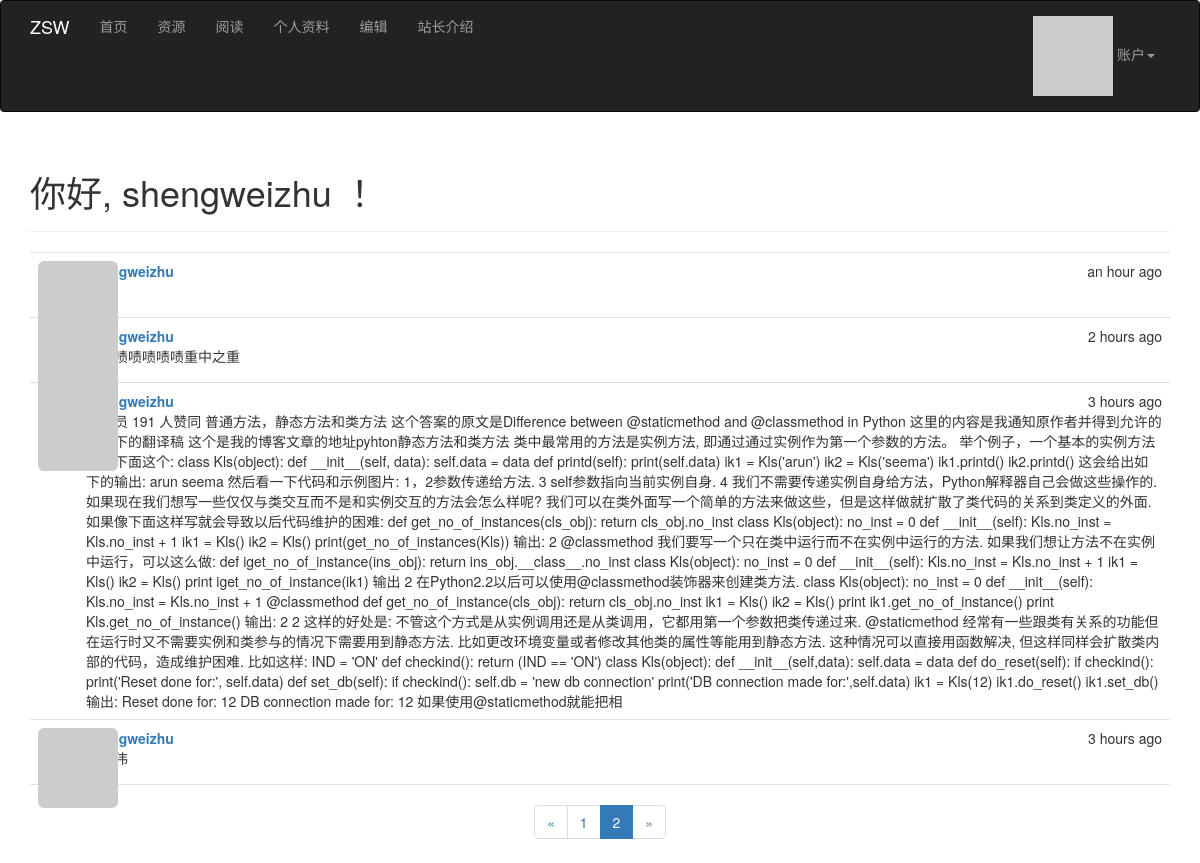
The app's page /?page=2 (signed in) with its own data.
### app/models.py (models this page shows, shortened)
class User(UserMixin,db.Model):
    __tablename__ = 'users'
    id = db.Column(db.Integer, primary_key=True)
    email = db.Column(db.String(128), unique=True, index=True)
    username = db.Column(db.String(64), unique=True, index=True)
    role_id = db.Column(db.Integer, db.ForeignKey('roles.id'))
    password_hash = db.Column(db.String(128))
    name = db.Column(db.String(64))
    location = db.Column(db.String(64))
    about_me = db.Column(db.Text())
    member_since = db.Column(db.DateTime(), default=datetime.utcnow)
    last_seen = db.Column(db.DateTime(), default=datetime.utcnow)
    posts = db.relationship('Post', backref='author', lazy='dynamic')
    @property
    def password(self):
        raise AttributeError('password is not a readable attribute')
    def ping(self):
        self.last_seen = datetime.utcnow()
        db.session.add(self)
    def gravatar(self, size=100, default='identicon', rating='g'):
        if request.is_secure:
            url = 'https://secure.gravatar.com/avatar'
        else:
            url = 'http://www.gravatar.com/avatar'
        hash = hashlib.md5(self.email.encode('utf-8')).hexdigest()
        return '{url}/{hash}?s={size}&d={default}&r={rating}'.format(
            url=url, hash=hash, size=size, default=default, rating=rating)
    def can(self, permissions):
        return self.role is not None and (self.role.permissions & permissions) == permissions
    def is_administrator(self):
        return self.can(Permission.ADMINISTER)

class Post(db.Model):
    __tablename__ = 'posts'
    id = db.Column(db.Integer, primary_key=True)
    body = db.Column(db.Text)
    timestamp = db.Column(db.DateTime, index=True, default=datetime.utcnow)
    author_id = db.Column(db.Integer, db.ForeignKey('users.id'))

### app/main/views.py (the view)
@main.route('/', methods=['GET', 'POST'])
def index():
    page = request.args.get('page', 1, type=int)
    pagination = Post.query.order_by(Post.timestamp.desc()).paginate(
        page, per_page=current_app.config['FLASKY_POSTS_PER_PAGE'],
        error_out=False)
    posts = pagination.items
    return render_template('index.html', posts=posts, pagination=pagination)

### app/auth/views.py (called while the page is built)
@auth.before_app_request
def before_request():
    if current_user.is_authenticated:
        current_user.ping()

### app/main/__init__.py (called while the page is built)
@main.app_context_processor
def inject_permissions():
    return dict(Permission=Permission)

### app/models.py (called while the page is built)
@login_manager.user_loader
def load_user(user_id):
    return User.query.get(int(user_id))

### app/templates/index.html
{% extends "base.html" %}
{% import "_macros.html" as macros %}
{% block page_content %}
    <div class="page-header">
        <h1>你好,
            {% if current_user.is_authenticated %}
                {{ current_user.username }}
            {% else %}世界
            {% endif %}！
        </h1>
    </div>
    {% include '_posts.html' %}
    {% if pagination %}
    <div class="pagination">
        {{ macros.pagination_widget(pagination, '.index') }}
    </div>
    {% endif %}
{% endblock %}

### app/templates/_posts.html
<ul class="posts">
    {% for post in posts %}
        <li class="post">
            <div class="post-thumbnail">
                <a href="{{ url_for('.user', username=post.author.username) }}">
                    <img class="img-rounded profile-thumbnail" src="{{ post.author.gravatar(size=40) }}">
                </a>
            </div>
            <div class="post-content">
                <div class="post-date">
                    {{ moment(post.timestamp).fromNow() }}
                </div>
                <div class="post-author">
                    <a href="{{ url_for('.user', username=post.author.username) }}">
                        {{ post.author.username }}
                    </a>
                </div>
                <div class="post-body">
                    {{ post.body }}
                </div>
            </div>
        </li>
    {% endfor %}
</ul>

### app/static/styles.css (style rules this page uses)
.profile-thumbnail { position: absolute; }
ul.posts { list-style-type: none; padding: 0px; margin: 16px 0px 0px 0px; border-top: 1px solid #e0e0e0; }
ul.posts li.post { padding: 8px; border-bottom: 1px solid #e0e0e0; }
div.post-date { float: right; }
div.post-author { font-weight: bold; }
div.post-thumbnail { position: absolute; }
div.post-content { margin-left: 48px; min-height: 48px; }
div.pagination { width: 100%; text-align: center; padding: 0px; margin: 0px; }

### records on screen
User: username "shengweizhu"
Post: timestamp "an hour ago", author.username "shengweizhu"
Post: timestamp "2 hours ago", author.username "shengweizhu", body "在啧啧啧啧啧啧重中之重"
Post: timestamp "3 hours ago", author.username "shengweizhu", body "程序员 191 人赞同 普通方法，静态方法和类方法 这个答案的原文是Difference between @staticmethod and @classmethod in Python 这里的内容是我通知原作者并得到允许的情况下的翻译稿 这个是我的博客文章的地址pyhton静态方法和类方法 类中最常用的方法是实例方法, 即通过通过实例作为第一个参数的方法。 举个例子，一个基本的实例方法就向下面这个: class Kls(object): def __init__(self, data): self.data = data def printd(self): print(self.data) ik1 = Kls('arun') ik2 = Kls('seema') ik1.printd() ik2.printd() 这会给出如下的输出: arun seema 然后看一下代码和示例图片: 1，2参数传递给方法. 3 self参数指向当前实例自身. 4 我们不需要传递实例自身给方法，Python解释器自己会做这些操作的. 如果现在我们想写一些仅仅与类交互而不是和实例交互的方法会怎么样呢? 我们可以在类外面写一个简单的方法来做这些，但是这样做就扩散了类代码的关系到类定义的外面. 如果像下面这样写就会导致以后代码维护的困难: def get_no_of_instances(cls_obj): return cls_obj.no_inst class Kls(object): no_inst = 0 def __init__(self): Kls.no_inst =…"
Post: timestamp "3 hours ago", author.username "shengweizhu"

### other values on screen
{{ p }} "1"
{{ p }} "2"
